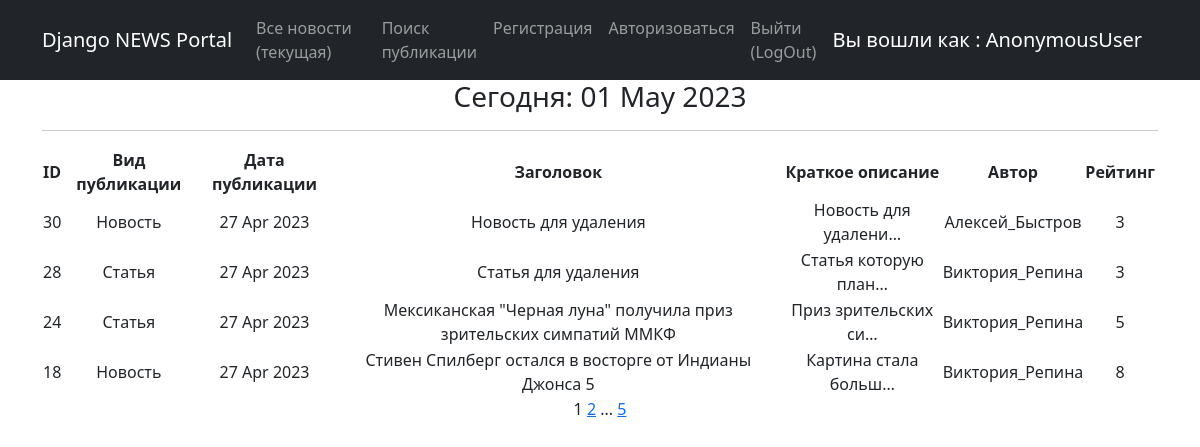
Before: /news/ with the older database file.
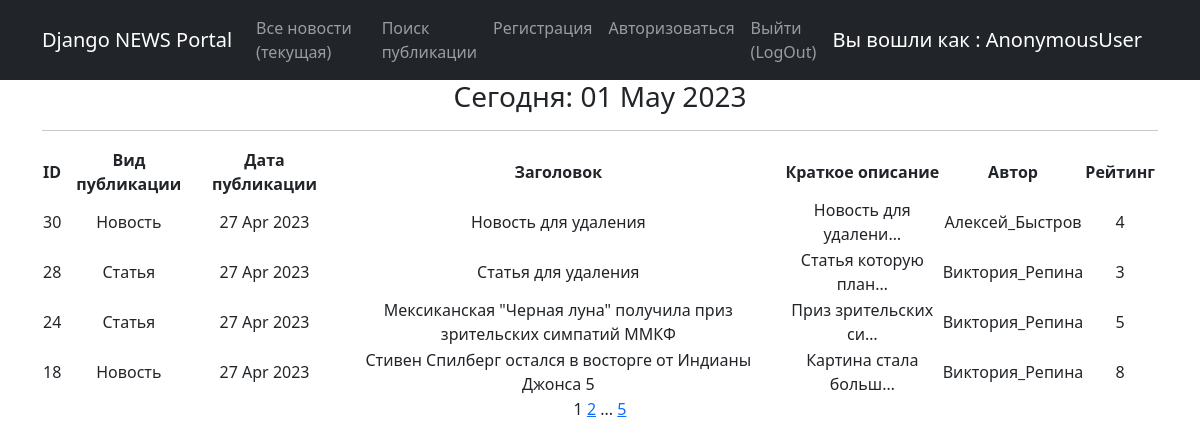
After: the same page with the newer database file.
### news/models.py (models this page shows, shortened)
class Post(models.Model):
    article = 'ART'
    news = 'NEW'
    POSITIONS = [
        (article, 'Статья'),
        (news, 'Новость')
    ]
    author = models.ForeignKey(Author, on_delete=models.CASCADE, verbose_name='Автор публикации')
    typeChoice = models.CharField(max_length=3, choices=POSITIONS, default=news, verbose_name='Вид публикации')
    pubDate = models.DateTimeField(auto_now_add=True, verbose_name='Дата публикации')
    postCategory = models.ManyToManyField(Category, through='PostCategory', default="Категория", verbose_name='Категория')
    headline = models.CharField(max_length=255, verbose_name='Заголовок')
    text = models.TextField(default="Текст статьи", verbose_name='Текст')
    postRating = models.SmallIntegerField(default=0, verbose_name='Рейтинг')
    class Meta:
        verbose_name = 'Публикация'
        verbose_name_plural = 'Публикации'

class Author(models.Model):
    authUser = models.OneToOneField(User, on_delete=models.CASCADE)
    authorRating = models.IntegerField(default=0)
    class Meta:
        verbose_name = 'Автор'
        verbose_name_plural = 'Авторы'

### news/views.py (the view)
# urls.py: path('', PostList.as_view(), name='posts_list'),
class PostList(ListView):
    model = Post
    ordering = '-pubDate'
    template_name = 'news.html'
    context_object_name = 'posts'
    paginate_by = 4
    def get_context_data(self, **kwargs):
        context = super().get_context_data(**kwargs)
        context['time_now'] = datetime.utcnow()
        context['next_post'] = None
        return context

### news/templatetags/custom_filters.py (called while the page is built)
@register.filter()
def censor(text, cens):
    text_list = text.split()
    censored_text_list = []
    cens = ["мира", 'слабо', 'клим']
    for n in text_list:
        word = ''.join(_ for _ in n if _ not in string.punctuation)
        if word.lower() in cens:
            censored_word = word[0] + '***'
            censored_text_list.append(n.replace(word, censored_word))
        else:
            censored_text_list.append(n)
    return ' '.join(censored_text_list)

### news/templatetags/custom_tags.py (called while the page is built)
@register.simple_tag(takes_context=True)
def url_replace(context, **kwargs):
   d = context['request'].GET.copy()
   for k, v in kwargs.items():
       d[k] = v
   return d.urlencode()

### templates/news.html (shortened to what this page needs)
{% extends 'flatpages/default.html' %}
{% load custom_filters %}
{% load custom_tags %}
{% block content %}
   <h3>Сегодня: {{time_now|date:'d M Y' }}</h3>
 <hr>
   {% if posts or postsearch %}
       <table>
           <tr>
               <td><b>ID</b></td>
               <td><b>Вид публикации</b></td>
               <td><b>Дата публикации</b></td>
               <td><b>Заголовок</b></td>
               <td><b>Краткое описание</b></td>
               <td><b>Автор</b></td>
               <td><b>Рейтинг</b></td>
           </tr>
           {% for post in posts %}
           <tr>
               <td>{{ post.id}}</td>
               <td>{{ post.get_typeChoice_display}}</td>
               <td>{{ post.pubDate|date:'d M Y'}}</td>
               <td>{{ post.headline|censor:''}}</td>
               <td>{{ post.text|truncatechars:20|censor:''}}</td>
               <td>{{ post.author.authUser}}</td>
               <td>{{ post.postRating}}</td>
               <td>
               </td>
           </tr>
           {% endfor %}
       </table>
   {% else %}
       <h2>Статей нет!</h2>
   {% endif %}
   {{ page_obj.number }}
   {% if page_obj.has_next %}
       <a href="?{% url_replace page=page_obj.next_page_number %}">{{ page_obj.next_page_number }}</a>
       {% if paginator.num_pages != page_obj.next_page_number %}
           ...
           <a href="?{% url_replace page=page_obj.paginator.num_pages %}">{{ page_obj.paginator.num_pages }}</a>
       {% endif %}
   {% endif %}
{% endblock content %}

Changed rows visible on the page:
changed Post "Новость для удаления": postRating "3" → "4"
